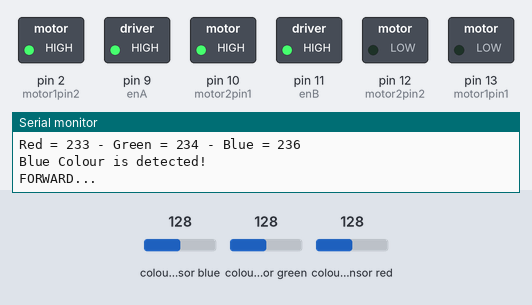
Recording of a sketch running on a simulated Arduino Uno, built with avr-gcc and run on an emulated ATmega328P. Shown: switched loads named in the sketch (green lamp = pin HIGH), the last lines printed to the serial monitor. Wiring (inferred from the names in the program): TCS3200 colour sensor: output pin 8; S2 pin 7; S3 pin 6; S0 pin 4; S1 pin 5. The inputs (shaded band) are chosen by the test bench; at power-on: colour sensor blue 128, colour sensor red 128, colour sensor green 128. Pins used as bus, display or sensor lines are not drawn.

Above: at 1.2 s.
1.3 s: colour sensor blue set to 124
At 2.7 s:
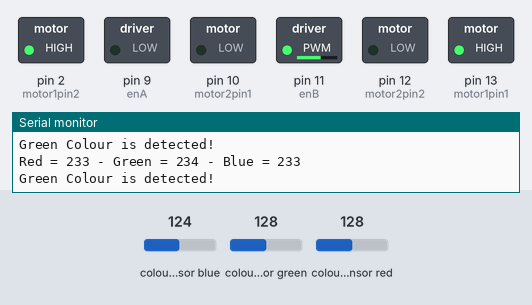
3.3 s: colour sensor blue set to 191
At 4.6 s:
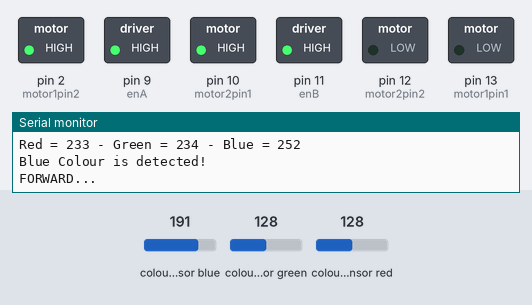
5.1 s: colour sensor red set to 217
7.2 s: colour sensor red set to 226
At 9.3 s:
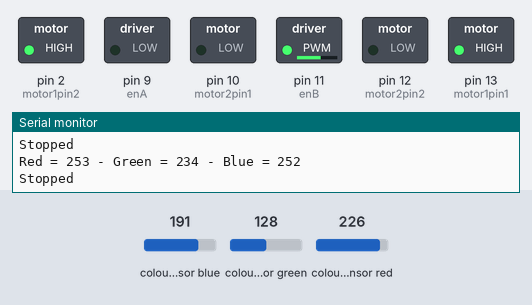
10.0 s: colour sensor blue set to 198
At 11.5 s:
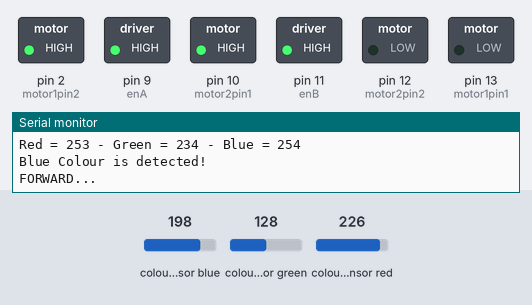
11.8 s: colour sensor blue set to 5
At 12.8 s:
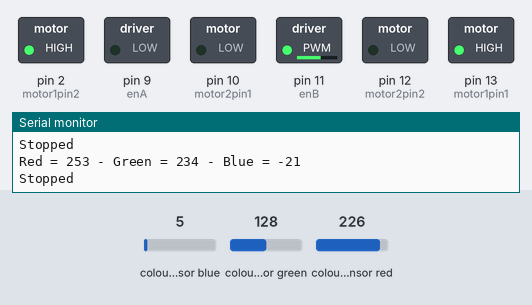
Timing chart, 0 to 14.6 s (numbered marks = the images above; inputs shaded):
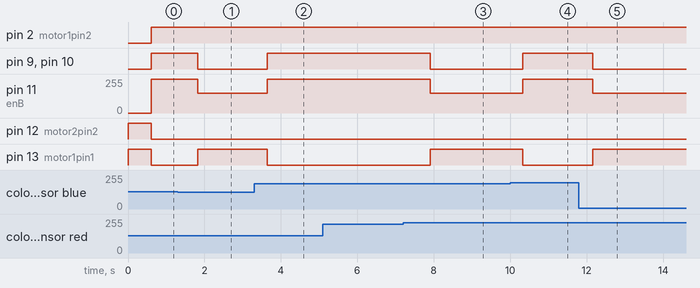

Measured:
- the behaviour switches between 128 and 127 on colour sensor blue (found by bisection; images 0 and 1)
- the behaviour switches between 220 and 221 on colour sensor red (found by bisection; images 2 and 3)
- the behaviour switches between 194 and 195 on colour sensor blue (found by bisection; images 3 and 4)
- after the input at 1.3 s, pin 9 (enA), pin 10 (motor2pin1): HIGH → LOW after 0.53 s; pin 11 (enB): 255/255 → 150/255 after 0.53 s; pin 13 (motor1pin1): LOW → HIGH after 0.53 s
- after the input at 3.3 s, pin 9 (enA), pin 10 (motor2pin1): LOW → HIGH after 0.34 s; pin 11 (enB): 150/255 → 255/255 after 0.34 s; pin 13 (motor1pin1): HIGH → LOW after 0.34 s
- after the input at 7.2 s, pin 9 (enA), pin 10 (motor2pin1): HIGH → LOW after 0.71 s; pin 11 (enB): 255/255 → 150/255 after 0.71 s; pin 13 (motor1pin1): LOW → HIGH after 0.71 s
- after the input at 10.0 s, pin 9 (enA), pin 10 (motor2pin1): LOW → HIGH after 0.33 s; pin 11 (enB): 150/255 → 255/255 after 0.33 s; pin 13 (motor1pin1): HIGH → LOW after 0.33 s
- after the input at 11.8 s, pin 9 (enA), pin 10 (motor2pin1): HIGH → LOW after 0.35 s; pin 11 (enB): 255/255 → 150/255 after 0.35 s; pin 13 (motor1pin1): LOW → HIGH after 0.35 s

The sketch:

color_tracking.ino
```cpp
// Define color sensor pins
#define S0 4
#define S1 5
#define S2 7
#define S3 6
#define sensorOut 8
int motor1pin1 = 13;
int motor1pin2 = 2;
int motor2pin1 = 10;
int motor2pin2 = 12;
 // put your setup code here, to run once:
// Calibration Values
// *Get these from Calibration Sketch
//int redMin = 52; // Red minimum value
//int redMax = 185; // Red maximum value
//int greenMin = 80; // Green minimum value
//int greenMax = 170; // Green maximum value
//int blueMin = 86; // Blue minimum value
//int blueMax = 180; // Blue maximum value

//int redMin = 32; // Red minimum value
//int redMax = 191; // Red maximum value
//int greenMin = 73; // Green minimum value
//int greenMax = 237; // Green maximum value
//int blueMin = 59; // Blue minimum value
//int blueMax = 201;

int redMin =22;
int redMax = 211;
int greenMin = 18;
int greenMax = 267;
int blueMin = 26;
int blueMax = 193;

// Variables for Color Pulse Width Measurements
int redPW = 0;
int greenPW = 0;
int bluePW = 0;

// Variables for final Color values
int redValue;
int greenValue;
int blueValue;
int enA =9;
int enB=11;
void setup() {
	// Set S0 - S3 as outputs
	pinMode(S0, OUTPUT);
	pinMode(S1, OUTPUT);
	pinMode(S2, OUTPUT);
	pinMode(S3, OUTPUT);

	// Set Sensor output as input
	pinMode(sensorOut, INPUT);

	// Set Frequency scaling to 100%
	digitalWrite(S0,HIGH);
	digitalWrite(S1,HIGH);
  pinMode(motor1pin1, OUTPUT);
  pinMode(motor1pin2, OUTPUT);
  pinMode(motor2pin1,  OUTPUT);
  pinMode(motor2pin2, OUTPUT);
  //(Optional)
  pinMode(enA,  OUTPUT);
  pinMode(enB, OUTPUT);
  digitalWrite(motor1pin1, HIGH);
  digitalWrite(motor1pin2, LOW);
  digitalWrite(motor2pin1, LOW);
  digitalWrite(motor2pin2, HIGH);
	// Setup Serial Monitor
	Serial.begin(9600);
}

void loop() {
	// Read Red value
	redPW = getRedPW();
	// Map to value from 0-255
	redValue = map(redPW, redMin,redMax,255,0);
	// Delay to stabilize sensor
	delay(200);

	// Read Green value
	greenPW = getGreenPW();
	// Map to value from 0-255
	greenValue = map(greenPW, greenMin,greenMax,255,0);
	// Delay to stabilize sensor
	delay(200);

	// Read Blue value
	bluePW = getBluePW();
	// Map to value from 0-255
	blueValue = map(bluePW, blueMin,blueMax,255,0);
	// Delay to stabilize sensor
	delay(200);

	// Print output to Serial Monitor
	Serial.print("Red = ");
	Serial.print(redValue);
	Serial.print(" - Green = ");
	Serial.print(greenValue);
	Serial.print(" - Blue = ");
	Serial.println(blueValue);


  if( blueValue > greenValue && blueValue > redValue)
  {
    Serial.println("Blue Colour is detected!");
    while(303<blueValue<334){
      Serial.println("FORWARD...");
      forward();
      break;
    }
  }
  else if( greenValue > blueValue && greenValue > redValue )
  {
    Serial.println("Green Colour is detected!");
    stop();
  }
  else if(redValue > greenValue && redValue < blueValue)
  {
    Serial.println("Red Colour is detected!");
    stop();
  }

  else{
    Serial.println("Stopped");
    stop();
  }
}
  /*else if( blueValue > greenValue && blueValue > redValue ){
    Serial.println("Blue Colour is detected!");
  }
  else if( greenValue > blueValue && greenValue > redValue ){
    Serial.println("Green Colour is detected!");
  }
*/

// Function to read Red Pulse Widths
int getRedPW() {
	// Set sensor to read Red only
	digitalWrite(S2,LOW);
	digitalWrite(S3,LOW);
	// Define integer to represent Pulse Width
	int PW;
	// Read the output Pulse Width
	PW = pulseIn(sensorOut, LOW);
	// Return the value
	return PW;
}
// Function to read Green Pulse Widths
int getGreenPW()
{
	// Set sensor to read Green only
	digitalWrite(S2,HIGH);
	digitalWrite(S3,HIGH);
	// Define integer to represent Pulse Width
	int PW;
	// Read the output Pulse Width
	PW = pulseIn(sensorOut, LOW);
	// Return the value
	return PW;
}
// Function to read Blue Pulse Widths
int getBluePW() {
	// Set sensor to read Blue only
	digitalWrite(S2,LOW);
	digitalWrite(S3,HIGH);
	// Define integer to represent Pulse Width
	int PW;
	// Read the output Pulse Width
	PW = pulseIn(sensorOut, LOW);
	// Return the value
	return PW;
}

void forward(){

  digitalWrite(motor1pin1, LOW);
  digitalWrite(motor1pin2, HIGH);
  analogWrite(enA,255);

  digitalWrite(motor2pin1, HIGH);
  digitalWrite(motor2pin2, LOW);
  analogWrite(enB,255);
}

void turn(){
  analogWrite(enA,255);
  digitalWrite(motor1pin1, HIGH);
  digitalWrite(motor1pin2, LOW);
  analogWrite(enB,255);
  digitalWrite(motor2pin1, HIGH);
  digitalWrite(motor2pin2, LOW);
}

void stop(){
  analogWrite(enA,0);
  digitalWrite(motor1pin1, HIGH);
  digitalWrite(motor1pin2,HIGH);
  analogWrite(enB,150);
  digitalWrite(motor2pin1, LOW);
  digitalWrite(motor2pin2, LOW);
}

void backward(){

  digitalWrite(motor1pin1, LOW);
  digitalWrite(motor1pin2, HIGH);
  analogWrite(enA,255);

  digitalWrite(motor2pin1, HIGH);
  digitalWrite(motor2pin2, LOW);
  analogWrite(enB,255);
}
```
